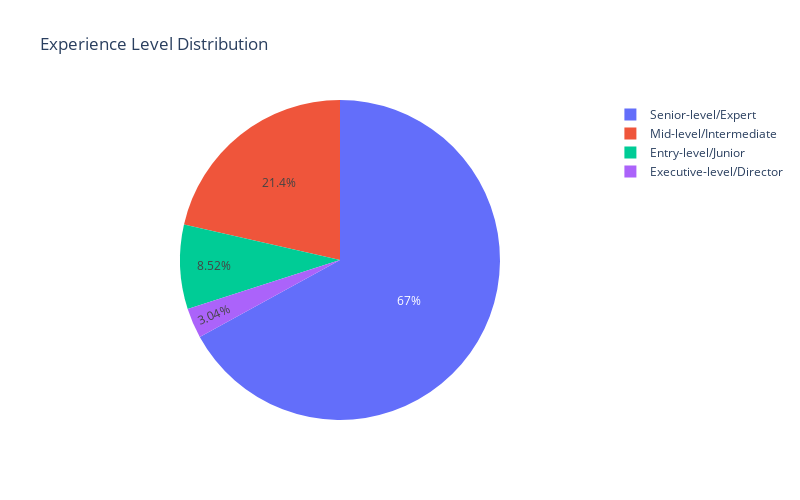

Notebook code for this chart:
### Code cell
# Creating a pie chart based on the experience level of jobs.
experience = ds['experience_level'].value_counts()
fig = px.pie(experience, values = experience.values, names = experience.index, title = 'Experience Level Distribution')
fig.update_layout(
    autosize=False,
    width=800,
    height=500,)
fig.show(renderer = 'jpeg')

### Figure 1 — Plotly figure (JSON) as saved in the notebook; plotly's stock layout.template omitted (floating-point values rounded to 4 significant figures)
{"data": [{"domain": {"x": [0, 1], "y": [0, 1]}, "hovertemplate": "index=%{label}<br>value=%{value}<extra></extra>", "labels": ["Senior-level/Expert", "Mid-level/Intermediate", "Entry-level/Junior", "Executive-level/Director"], "legendgroup": "", "name": "", "showlegend": true, "type": "pie", "values": [2516, 805, 320, 114]}], "layout": {"autosize": false, "height": 500, "legend": {"tracegroupgap": 0}, "title": {"text": "Experience Level Distribution"}, "width": 800}}
